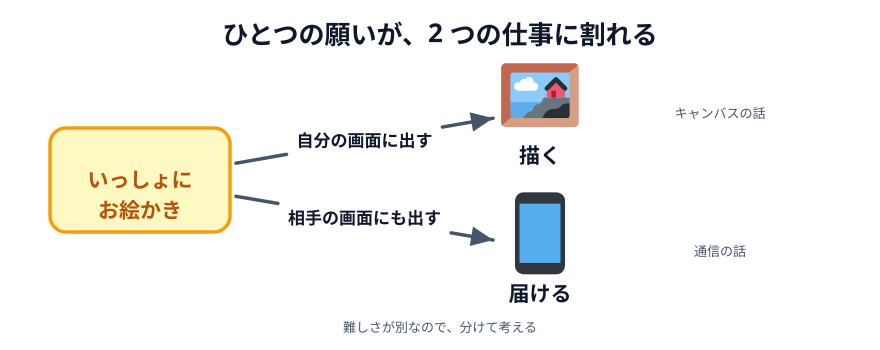

Recreate this plot in Python.
# 02-draw-and-deliver.svg
# スキーマ: SPLITTING（1 つの願いが、2 つの別々の仕事に割れる）
# 「描く」と「届ける」は別物で、難しさも別、と分かるようにする

import sys

sys.path.insert(0, "/Users/seekseep/.claude/skills/genfig")
from genfig import Canvas

c = Canvas(880, 350)
c.text(440, 44, "ひとつの願いが、2 つの仕事に割れる", scale="xl")

wish = c.node(140, 180, "いっしょに\nお絵かき", shape="sticky", color="yellow", w=180, h=104)

draw = c.node(540, 110, "描く", emoji_cp="1f5bc", w=130, h=90)  # 🖼️
deliver = c.node(540, 248, "届ける", emoji_cp="1f4f1", w=130, h=90)  # 📱

c.link(wish, draw, label="自分の画面に出す")
c.link(wish, deliver, label="相手の画面にも出す")

c.text(720, 118, "キャンバスの話", scale="sm")
c.text(720, 256, "通信の話", scale="sm")

c.text(440, 332, "難しさが別なので、分けて考える", scale="sm")

c.save("02-draw-and-deliver.svg")
